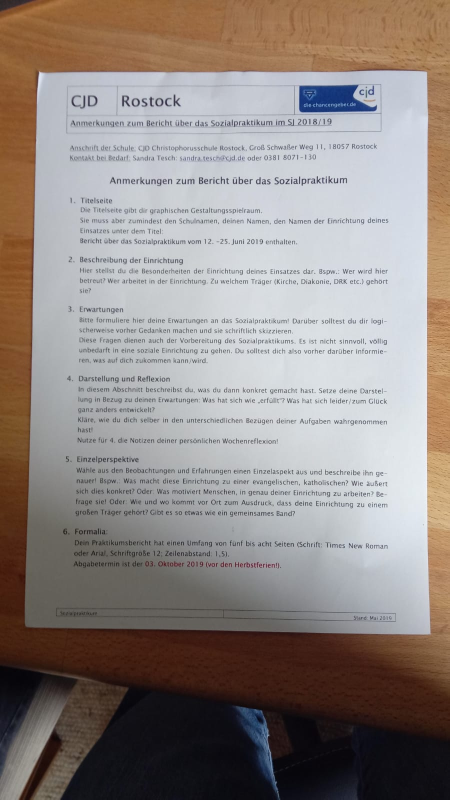
#> input picture document-scanner/test.jpeg, 899 x 1599 px, found by its file name (shown at 1/2 size)
$ python scan.py
#> lines starting #> are read from the running program, lines starting #| are printed output that depends on the picture; after the words box and inside, x2 and y2 are one past the last pixel; in counts of white or black regions, pixels touching at a corner belong together

import cv2
import imutils
import numpy as np

def order_points(pts):
	# initialzie a list of coordinates that will be ordered
	# such that the first entry in the list is the top-left,
	# the second entry is the top-right, the third is the
	# bottom-right, and the fourth is the bottom-left
	rect = np.zeros((4, 2), dtype = "float32")

	# the top-left point will have the smallest sum, whereas
	# the bottom-right point will have the largest sum
	s = pts.sum(axis = 1)
	rect[0] = pts[np.argmin(s)]
	rect[2] = pts[np.argmax(s)]

	# now, compute the difference between the points, the
	# top-right point will have the smallest difference,
	# whereas the bottom-left will have the largest difference
	diff = np.diff(pts, axis = 1)
	rect[1] = pts[np.argmin(diff)]
	rect[3] = pts[np.argmax(diff)]

	# return the ordered coordinates
	return rect

def four_point_transform(image, pts):
	# obtain a consistent order of the points and unpack them
	# individually
	rect = order_points(pts)
	(tl, tr, br, bl) = rect

	# compute the width of the new image, which will be the
	# maximum distance between bottom-right and bottom-left
	# x-coordiates or the top-right and top-left x-coordinates
	widthA = np.sqrt(((br[0] - bl[0]) ** 2) + ((br[1] - bl[1]) ** 2))
	widthB = np.sqrt(((tr[0] - tl[0]) ** 2) + ((tr[1] - tl[1]) ** 2))
	maxWidth = max(int(widthA), int(widthB))

	# compute the height of the new image, which will be the
	# maximum distance between the top-right and bottom-right
	# y-coordinates or the top-left and bottom-left y-coordinates
	heightA = np.sqrt(((tr[0] - br[0]) ** 2) + ((tr[1] - br[1]) ** 2))
	heightB = np.sqrt(((tl[0] - bl[0]) ** 2) + ((tl[1] - bl[1]) ** 2))
	maxHeight = max(int(heightA), int(heightB))

	# now that we have the dimensions of the new image, construct
	# the set of destination points to obtain a "birds eye view",
	# (i.e. top-down view) of the image, again specifying points
	# in the top-left, top-right, bottom-right, and bottom-left
	# order
	dst = np.array([
		[0, 0],
		[maxWidth - 1, 0],
		[maxWidth - 1, maxHeight - 1],
		[0, maxHeight - 1]], dtype = "float32")

	# compute the perspective transform matrix and then apply it
	M = cv2.getPerspectiveTransform(rect, dst)
	warped = cv2.warpPerspective(image, M, (maxWidth, maxHeight))

	# return the warped image
	return warped

def getWarped(imgPath):

	# load the image and compute the ratio of the old height
	# to the new height, clone it, and resize it
#> called with imgPath = 'test.jpeg'
	image = cv2.imread(imgPath)
#> image is the input picture: shape (1599, 899, 3); mean B, G, R 133.1, 137.1, 145.9
	ratio = image.shape[0] / 1000.0
#> ratio = 1.6
	orig = image.copy()
	image = imutils.resize(image, height = 1000)
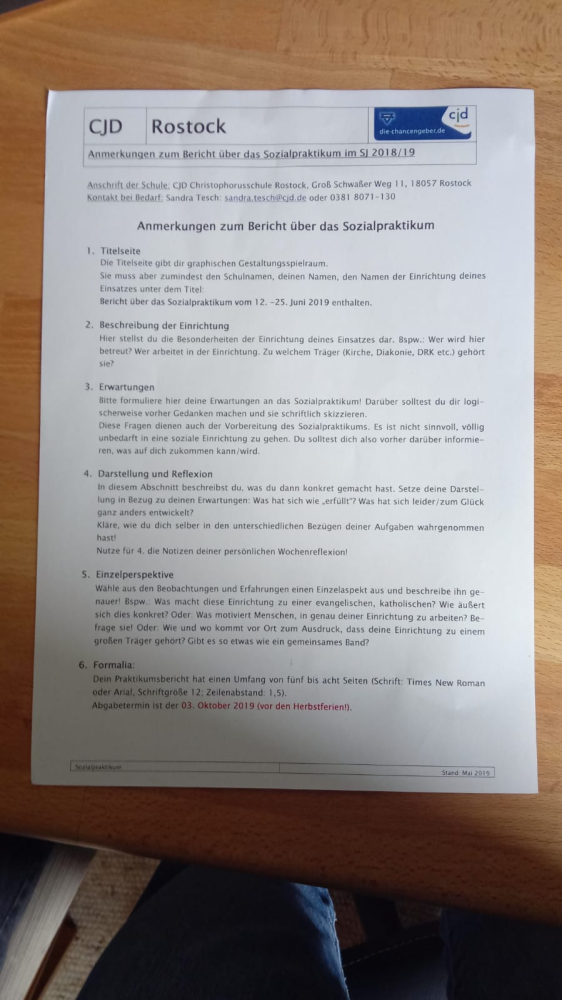
#> image: shape (1000, 562, 3); mean B, G, R 133.1, 137.1, 145.9

	# convert the image to grayscale, blur it, and find edges
	# in the image

	image = cv2.GaussianBlur(image, (5, 5), 0)
	edged = cv2.Canny(image, 75, 200)
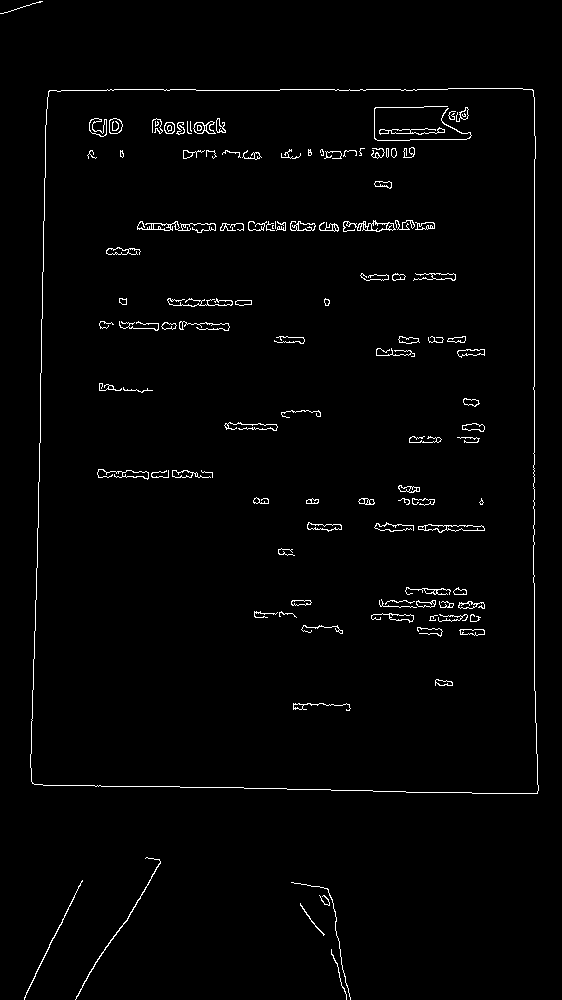
#> edged: shape (1000, 562); 1.7% white in thin lines or dots

	# find the contours in the edged image, keeping only the
	# largest ones, and initialize the screen contour
	cnts = cv2.findContours(edged.copy(), cv2.RETR_LIST, cv2.CHAIN_APPROX_SIMPLE)
#> cnts = 214 contours, 97 with area under 20; largest, box (x1, y1, x2, y2) and area: (30, 88, 539, 794) 346526, (30, 88, 539, 794) 346522, (418, 524, 485, 533) 296, (343, 220, 396, 232) 253, (137, 221, 216, 233) 172
	cnts = imutils.grab_contours(cnts)
	cnts = sorted(cnts, key = cv2.contourArea, reverse = True)[:5]
#> cnts = 5 contours; box (x1, y1, x2, y2) and area: (30, 88, 539, 794) 346526, (30, 88, 539, 794) 346522, (418, 524, 485, 533) 296, (343, 220, 396, 232) 253, (137, 221, 216, 233) 172
	success = False
	# loop over the contours
	for c in cnts:
		# approximate the contour
		peri = cv2.arcLength(c, True)
		approx = cv2.approxPolyDP(c, 0.02 * peri, True)

		# if our approximated contour has four points, then we
		# can assume that we have found our screen
		if len(approx) == 4:
			screenCnt = approx
			success = True
			break
#> this loop made 1 pass
#> (peri, screenCnt, success) on pass 1: (2427.7, [[532, 89], [48, 91], [32, 783], [537, 793]], True)
	# show the contour (outline) of the piece of paper
	if not success:
		print("Ging nich... :(")
		return orig

	# apply the four point transform to obtain a top-down
	# view of the original image
	warped = four_point_transform(orig, screenCnt.reshape(4, 2) * ratio)
#> in order_points, `s = pts.sum(axis = 1)`: s = [993, 222.3, 1303.2, 2126.7]
#> in order_points, `diff = np.diff(pts, axis = 1)`: diff = [-708.4, 68.76, 1200.8, 409.3]
#> in four_point_transform, `rect = order_points(pts)`: rect = [[76.75, 145.5], [850.7, 142.3], [858.7, 1268], [51.17, 1252]]
#> in four_point_transform, `(tl, tr, br, bl) = rect`: tl = [76.75, 145.5]; tr = [850.7, 142.3]; br = [858.7, 1268]; bl = [51.17, 1252]
#> in four_point_transform, `widthA = np.sqrt(((br[0] - bl[0]) ** 2) + ((br[1] - bl[1]) ** 2))`: widthA = 807.7
#> in four_point_transform, `widthB = np.sqrt(((tr[0] - tl[0]) ** 2) + ((tr[1] - tl[1]) ** 2))`: widthB = 773.9
#> in four_point_transform, `maxWidth = max(int(widthA), int(widthB))`: maxWidth = 807
#> in four_point_transform, `heightA = np.sqrt(((tr[0] - br[0]) ** 2) + ((tr[1] - br[1]) ** 2))`: heightA = 1125.7
#> in four_point_transform, `heightB = np.sqrt(((tl[0] - bl[0]) ** 2) + ((tl[1] - bl[1]) ** 2))`: heightB = 1106.8
#> in four_point_transform, `maxHeight = max(int(heightA), int(heightB))`: maxHeight = 1125
#> in four_point_transform, `dst = np.array([ [0, 0], [maxWidth - 1, 0], [maxWidth - 1, maxHeight -..`: dst = [[0, 0], [806, 0], [806, 1124], [0, 1124]]
#> in four_point_transform, `M = cv2.getPerspectiveTransform(rect, dst)`: M = [[1.07, 0.0247, -85.48], [0.00441, 1.07, -155.7], [2.19e-05, 3.99e-05, 1]]
#> in four_point_transform, `warped = cv2.warpPerspective(image, M, (maxWidth, maxHeight))`:
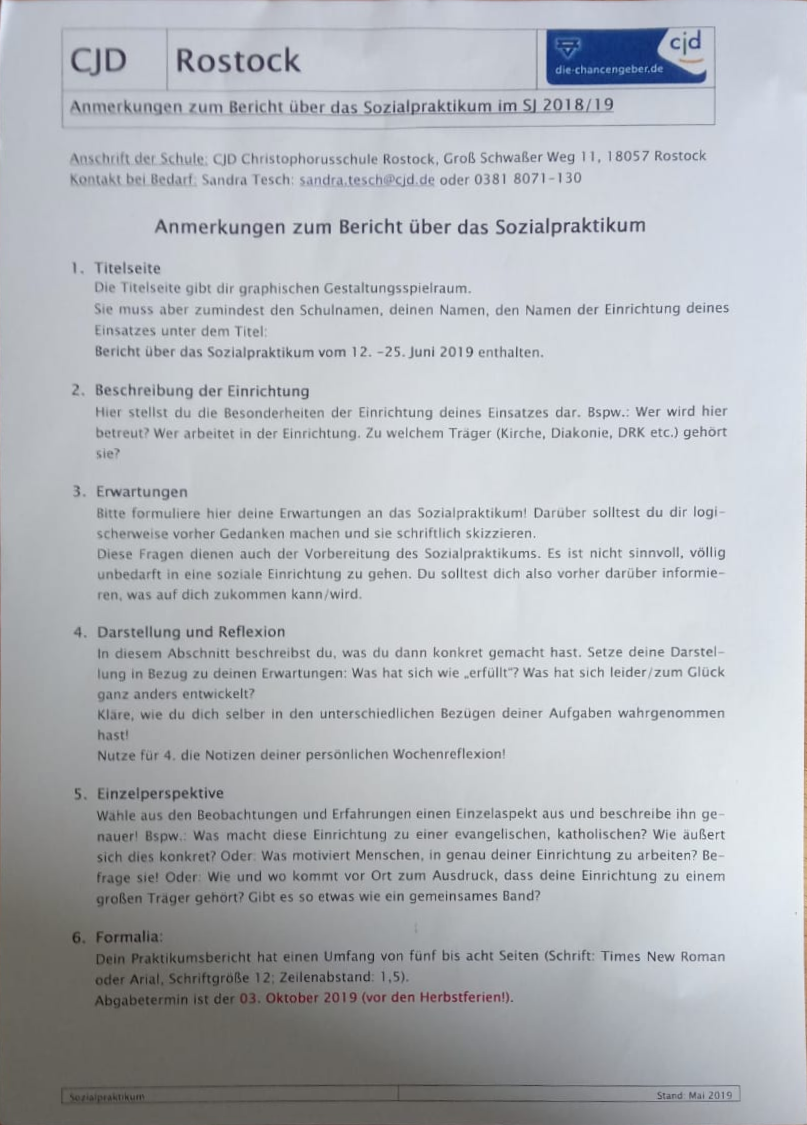
#> warped: shape (1125, 807, 3); mean B, G, R 187.2, 182.2, 178.8

	return warped

cv2.imshow("Image",getWarped("test.jpeg"))
cv2.waitKey(0)

$ run again, with document-scanner/page.jpg copied over document-scanner/test.jpeg
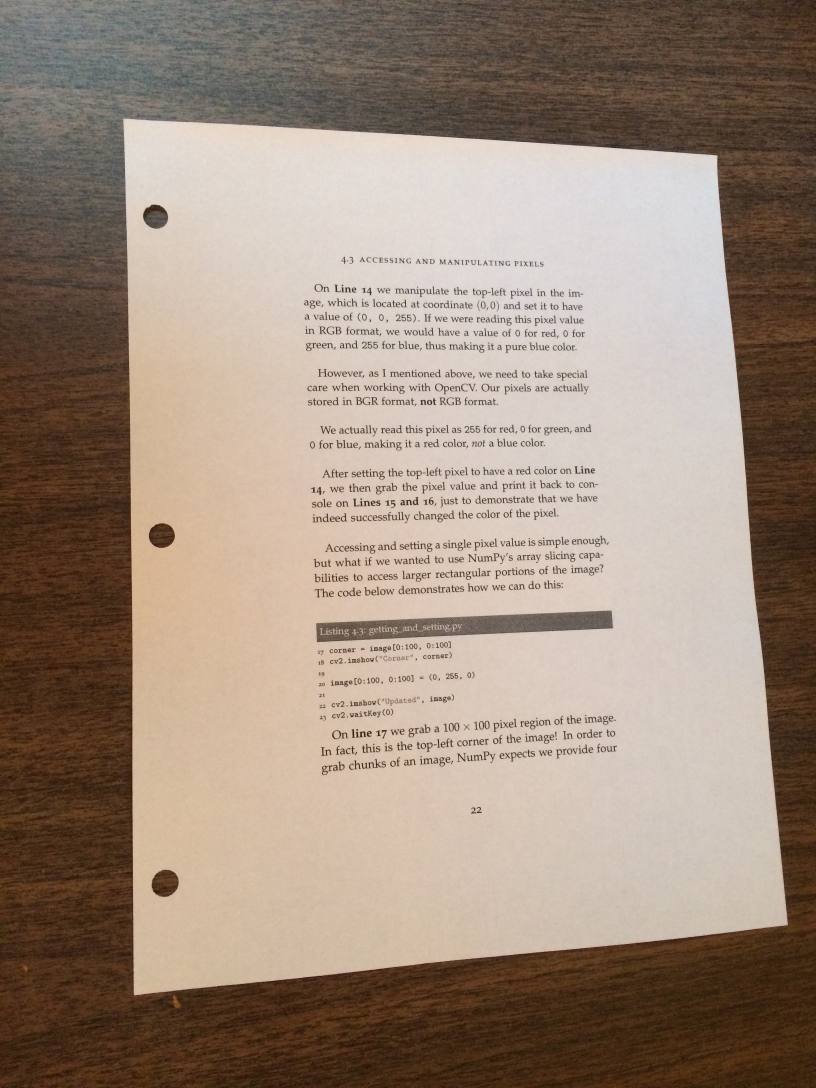
#> input picture document-scanner/page.jpg, 2448 x 3264 px, found by its file name (shown at 1/3 size)
#> in getWarped, image is the input picture: shape (3264, 2448, 3); mean B, G, R 123.7, 138.6, 156.7
#> in getWarped, `edged = cv2.Canny(image, 75, 200)`:
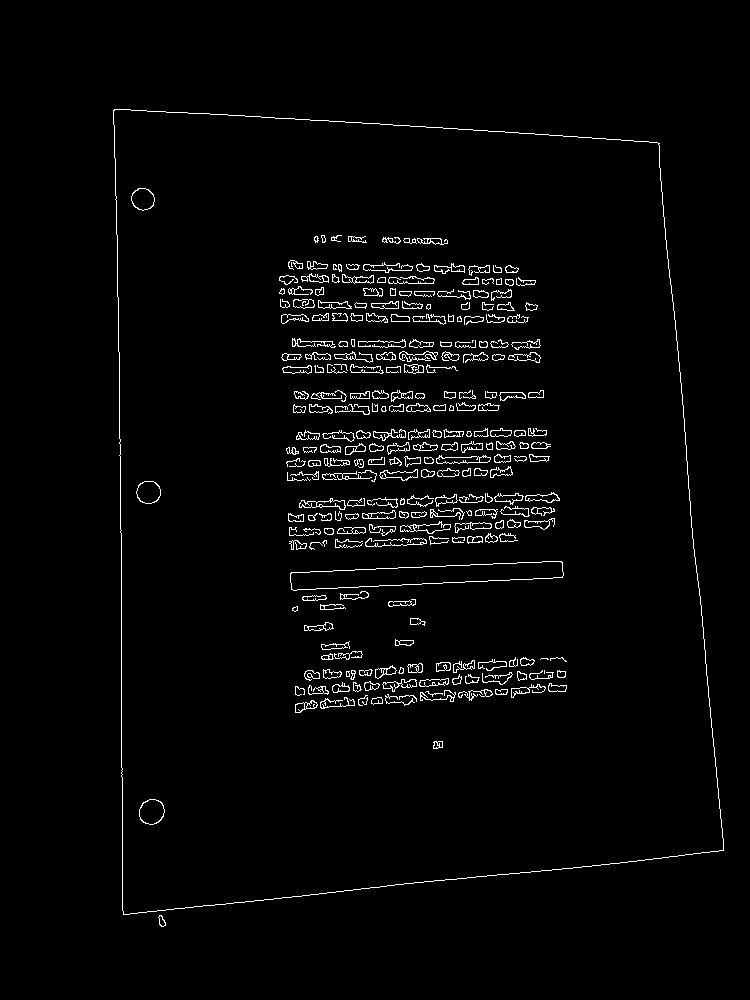
#> edged: shape (1000, 750); 2.4% white in thin lines or dots, all inside (x1, y1, x2, y2) = (113, 109, 724, 927)
#> in getWarped, `cnts = cv2.findContours(edged.copy(), cv2.RETR_LIST, cv2.CHAIN_APPROX_..`: cnts = 512 contours, 176 with area under 20; largest, box (x1, y1, x2, y2) and area: (113, 109, 724, 915) 433088, (113, 109, 724, 915) 433086, (290, 561, 564, 591) 4607, (290, 561, 564, 591) 4603, (139, 799, 165, 825) 494
#> in getWarped, `cnts = sorted(cnts, key = cv2.contourArea, reverse = True)[:5]`: cnts = 5 contours; box (x1, y1, x2, y2) and area: (113, 109, 724, 915) 433088, (113, 109, 724, 915) 433086, (290, 561, 564, 591) 4607, (290, 561, 564, 591) 4603, (139, 799, 165, 825) 494
#> the loop in getWarped, `for c in cnts:` made 1 pass
#> (peri, screenCnt, success) on pass 1: (2735.3, [[114, 109], [123, 914], [723, 850], [659, 143]], True)
#> s = [727.9, 3384.8, 5134.3, 2617.7]
#> diff = [-16.32, 2581.8, 414.5, -1684.2]
#> rect = [[372.1, 355.8], [2151, 466.8], [2359.9, 2774.4], [401.5, 2983.3]]
#> tl = [372.1, 355.8]; tr = [2151, 466.8]; br = [2359.9, 2774.4]; bl = [401.5, 2983.3]
#> widthA = 1969.5
#> widthB = 1782.3
#> maxWidth = 1969
#> heightA = 2317.1
#> heightB = 2627.7
#> maxHeight = 2627
#> dst = [[0, 0], [1968, 0], [1968, 2626], [0, 2626]]
#> M = [[0.972, -0.0109, -357.8], [-0.0691, 1.11, -368.6], [-6.65e-05, 4.52e-05, 1]]
#> in four_point_transform, `warped = cv2.warpPerspective(image, M, (maxWidth, maxHeight))`:
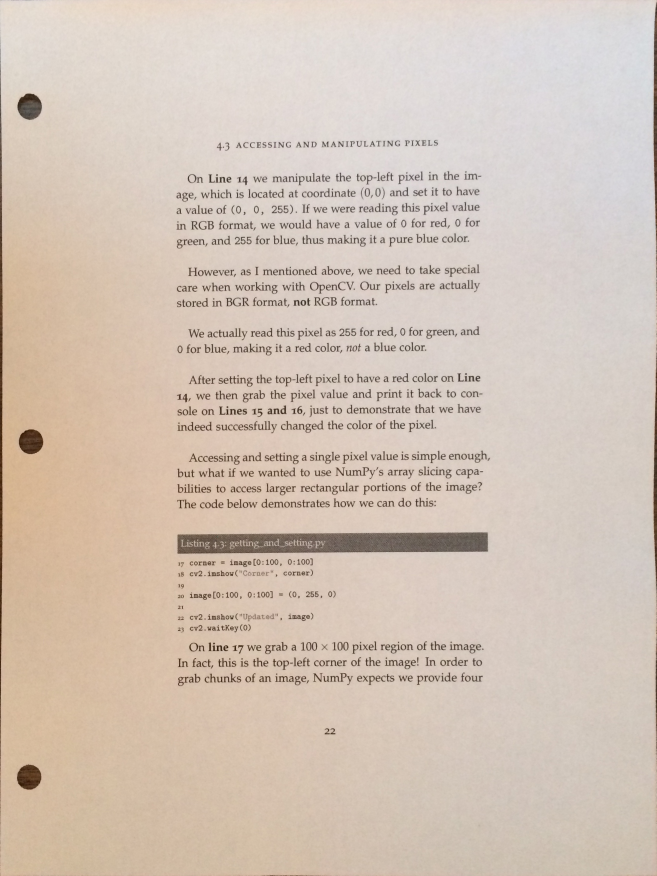
#> warped: shape (2627, 1969, 3) (shown at 1/3 size); mean B, G, R 183.7, 196.4, 211.5
